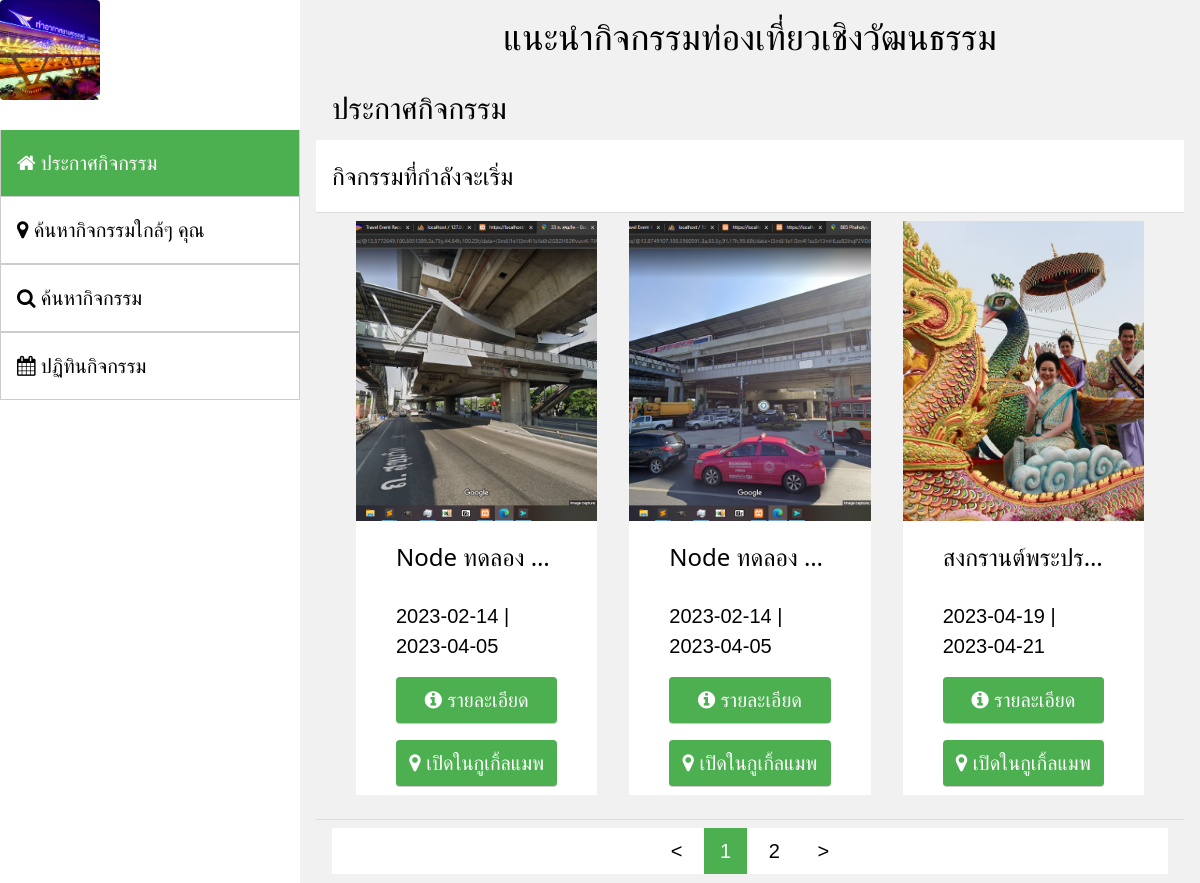
The app's page /travel_fe/index.php with its own data.
### tables this page shows
CREATE TABLE `table_event` (
  `ev_id` int(11) NOT NULL,
  `ev_name` text NOT NULL,
  `ev_desc` longtext NOT NULL,
  `ev_date_beg` date NOT NULL,
  `ev_date_end` date NOT NULL,
  `ev_img_list` text NOT NULL,
  `ev_ref_place_id` int(11) NOT NULL,
  `ev_origin` int(11) NOT NULL
);

### travel_fe/tab/tabHelper.php (called while the page is built, shortened)
<?php
if( !isset($_GET["pageName"]) ){
	$tabSelected = "home";
}else{
	$tabSelected = $_GET["pageName"];
}
?>

### travel_fe/homepage/index.php (the view, shortened to what this page needs)
<?php
$page_number = 0;
$show_count = 3;
$clen = $conn->query("SELECT Count(*) As CountRes FROM table_event INNER JOIN table_place ON pl_id = ev_ref_place_id WHERE DATE(ev_date_beg) >= NOW()")->fetch_all(MYSQLI_ASSOC)[0]["CountRes"];
$clen_padded = ceil($clen / $show_count);
$page_num_prev = max($page_number - 1,0);
$page_num_next = min($page_number + 1,$clen_padded - 1);
$stmt = $conn->prepare("SELECT * FROM table_event  INNER JOIN table_place ON pl_id = ev_ref_place_id INNER JOIN table_local ON lc_id = pl_amphoe WHERE DATE(ev_date_beg) >= NOW() OR NOW() BETWEEN DATE(ev_date_beg) AND DATE(ev_date_end) ORDER BY ev_date_beg ASC LIMIT ?,?");
$real_page_number = $page_number * $show_count;
$stmt->bind_param("ii",$real_page_number,$show_count);
$stmt->execute();
$result1 = $stmt->get_result();
$google_map_ext_url = "https://www.google.com/maps/place/";
?>
<div class="">
  <div class="w3-container">
    <h2>ประกาศกิจกรรม</h2>
  </div>
  <ul class="w3-ul" id="dom_main_ul">
    <?php if($result1 && $result1->num_rows > 0){?>
      <li class="w3-white">
        <h3> กิจกรรมที่กำลังจะเริ่ม </h3>
      </li>
      <li>
        <div class="w3-row-padding" >
          <?php
          while($rows = $result1->fetch_assoc()){
            $t_id = $rows["ev_id"];
            $t_name = $rows["ev_name"];
            $t_img = explode(",",$rows["ev_img_list"])[0];
            $t_sdate = $rows["ev_date_beg"];
            $t_edate = $rows["ev_date_end"];
            $pl_geo_lat = $rows["pl_geo_lat"];
            $pl_geo_lon = $rows["pl_geo_lon"];
            ?>
            <div class="w3-third w3-content w3-margin-bottom w3-animate-left" >
              <div class="w3-row-padding">
                <img src="<?=$t_img;?>" style="width:100%; height:300px; object-fit: cover;">
                <div class="w3-container w3-white">
                  <div class="w3-row-padding">
                    <div class="w3-full w3-padding" ><h3 style="text-overflow : ellipsis ; overflow: hidden; white-space: nowrap;"><?=$t_name;?></h3></div>
                    <div class="w3-full w3-padding"><?=$t_sdate;?> | <?=$t_edate?></div>
                    <div class="w3-full w3-padding">
                      <a href="./index.php?pageName=article&articleid=<?=$t_id;?>" class="w3-input w3-button w3-green w3-round">
                        <i class="fa fa-info-circle"></i>
                        รายละเอียด
                      </a>
                    </div>
                    <div class="w3-full w3-padding">
                      <a href="<?=$google_map_ext_url.$pl_geo_lat.",".$pl_geo_lon?>" class="w3-input w3-button w3-green w3-round" target="new">
                        <i class="fa fa-map-marker"></i>
                        เปิดในกูเกิ้ลแมพ
                      </a>
                    </div>
                  </div>
                </div>
              </div>
            </div>
            <?php
          }
          ?>
        </div>
      </li>
    <?php }?>
    <li>
      <div class="w3-bar w3-white w3-center">
        <a href="./index.php?page_number=<?=$page_num_prev;?>" class="w3-button"> &lt; </a>
        <?php
        for ($i = 0 ; $i < $clen_padded ; $i++)
        {
         ?>
         <a href="./index.php?page_number=<?=$i;?>" class="w3-button <?php if($i == $page_number)echo "w3-green";?>"> <?=$i + 1;?></a>
         <?php
       }
       ?>
       <a href="./index.php?page_number=<?=$page_num_next;?>" class="w3-button"> &gt; </a>
     </div>
   </li>
 </ul>
</div>

### travel_fe/index.php (shortened to what this page needs)
<!doctype html>
<html lang="th">
	<head>
		<?php require("bootstrap.php"); ?>
	</head>
	<body class="w3-content w3-light-grey" style="max-width:1600px;">
		<?php require("./tab/tab.php"); ?>
	</body>
</html>

### travel_fe/bootstrap.php (shortened to what this page needs)
<link rel="preload" href="./css/w3.css" annonymous="true" as="style" onload="this.onload=null;this.rel='stylesheet'">
<link rel="stylesheet" href="https://cdnjs.cloudflare.com/ajax/libs/font-awesome/4.7.0/css/font-awesome.min.css">
<link rel="stylesheet" href="./css/font.css" />

### travel_fe/tab/tab.php (shortened to what this page needs)
  <?php
require("tabHelper.php");
?>
<nav class="w3-sidebar w3-collapse w3-white w3-animate-left" style="z-index:3;width:300px;" id="dom_tab_main">
  <div class="w3-bar-block">
    <img src="./favicon.jpg" style="width:100px; height:100px; object-fit:cover;" class="w3-round"><br><br>
    <a href="./index.php?pageName=home" class="w3-bar-item w3-button w3-border-left w3-border-right <?php if($tabSelected == "home")echo "w3-green";?>" >
      <h4><span><i class="fa fa-home fa-th-large"></i> ประกาศกิจกรรม </span></h4>
    </a>
    <a href="./index.php?pageName=gpssearch" class="w3-bar-item w3-button w3-border <?php if($tabSelected == "gpssearch")echo "w3-green";?>">
      <h4><span><i class="fa fa-map-marker"></i> ค้นหากิจกรรมใกล้ๆ คุณ </span></h4>
    </a>
    <a href="./index.php?pageName=linearlist" class="w3-bar-item w3-button w3-border <?php if($tabSelected == "linearlist")echo "w3-green";?>">
      <h4><span><i class="fa fa-search"></i> ค้นหากิจกรรม </span></h4>
    </a>
    <a href="./index.php?pageName=calendar" class="w3-bar-item w3-button w3-border <?php if($tabSelected == "calendar")echo "w3-green";?>">
      <h4><span><i class="fa fa-calendar"></i> ปฏิทินกิจกรรม </span></h4>
    </a>
  </div>
</nav>
<div class="w3-main" style="margin-left:300px;">
 <header>
  <div class="w3-container w3-center">
   <h1>แนะนำกิจกรรมท่องเที่ยวเชิงวัฒนธรรม</h1>
 </div>
</header>
<div class="w3-container">
 <?php
 switch($tabSelected){
  case "home" : require("./homepage/index.php");break;
}
?>
</div>
</div>

### travel_fe/css/w3.css (style rules this page uses)
*,*:before,*:after { box-sizing:inherit }
html { -ms-text-size-adjust:100%;-webkit-text-size-adjust:100% }
body { margin:0 }
article,aside,details,figcaption,figure,footer,header,main,menu,nav,section { display:block }
a { background-color:transparent }
img { border-style:none }
html,body { font-family:Verdana,sans-serif;font-size:15px;line-height:1.5 }
html { overflow-x:hidden }
h1 { font-size:36px }
h2 { font-size:30px }
h3 { font-size:24px }
h4 { font-size:20px }
h1,h2,h3,h4,h5,h6 { font-family:"Segoe UI",Arial,sans-serif;font-weight:400;margin:10px 0 }
img { vertical-align:middle }
a { color:inherit }
.w3-btn,.w3-button { border:none;display:inline-block;padding:8px 16px;vertical-align:middle;overflow:hidden;text-decoration:none;color:inherit;background-color:inherit;text-align:center;cursor:pointer;white-space:nowrap }
.w3-btn,.w3-button { -webkit-touch-callout:none;-webkit-user-select:none;-khtml-user-select:none;-moz-user-select:none;-ms-user-select:none;user-select:none }
.w3-ul { list-style-type:none;padding:0;margin:0 }
.w3-ul li { padding:8px 16px;border-bottom:1px solid #ddd }
.w3-ul li:last-child { border-bottom:none }
.w3-input { padding:8px;display:block;border:none;border-bottom:1px solid #ccc;width:100% }
.w3-sidebar { height:100%;width:200px;background-color:#fff;position:fixed!important;z-index:1;overflow:auto }
.w3-main,#main { transition:margin-left .4s }
.w3-bar { width:100%;overflow:hidden }
.w3-bar .w3-button { white-space:normal }
.w3-bar-block .w3-bar-item { width:100%;display:block;padding:8px 16px;text-align:left;border:none;white-space:normal;float:none;outline:0 }
.w3-container:after,.w3-container:before,.w3-panel:after,.w3-panel:before,.w3-row:after,.w3-row:before,.w3-row-padding:after,.w3-row-padding:before, .w3-cell-row:before,.w3-cell-row:after,.w3-clear:after,.w3-clear:before,.w3-bar:before,.w3-bar:after { content:"";display:table;clear:both }
.w3-col,.w3-half,.w3-third,.w3-twothird,.w3-threequarter,.w3-quarter { float:left;width:100% }
@media (min-width:601px) { .w3-col.m4,.w3-third { width:33.33333% } }
.w3-content,.w3-auto { margin-left:auto;margin-right:auto }
.w3-content { max-width:980px }
@media (min-width:993px) { .w3-sidebar.w3-collapse { display:block!important } }
.w3-round,.w3-round-medium { border-radius:4px }
.w3-row-padding,.w3-row-padding>.w3-half,.w3-row-padding>.w3-third,.w3-row-padding>.w3-twothird,.w3-row-padding>.w3-threequarter,.w3-row-padding>.w3-quarter,.w3-row-padding>.w3-col { padding:0 8px }
.w3-container,.w3-panel { padding:0.01em 16px }
.w3-animate-left { position:relative;animation:animateleft 0.4s }
.w3-center { text-align:center!important }
.w3-border { border:1px solid #ccc!important }
.w3-border-left { border-left:1px solid #ccc!important }
.w3-border-right { border-right:1px solid #ccc!important }
.w3-margin-bottom { margin-bottom:16px!important }
.w3-padding { padding:8px 16px!important }
.w3-green,.w3-hover-green:hover { color:#fff!important;background-color:#4CAF50!important }
.w3-white,.w3-hover-white:hover { color:#000!important;background-color:#fff!important }
.w3-light-grey,.w3-hover-light-grey:hover,.w3-light-gray,.w3-hover-light-gray:hover { color:#000!important;background-color:#f1f1f1!important }

### travel_fe/index.php (style rules this page uses)
* { font-size: 20px; }
body { margin:0px; }

### records on screen
table_event: ev_img_list (picture), ev_name "Node ทดลอง…", ev_date_beg "2023-02-14", ev_date_end "2023-04-05"
table_event: ev_img_list (picture), ev_name "Node ทดลอง…", ev_date_beg "2023-02-14", ev_date_end "2023-04-05"
table_event: ev_img_list (picture), ev_name "สงกรานต์พระปร…", ev_date_beg "2023-04-19", ev_date_end "2023-04-21"
